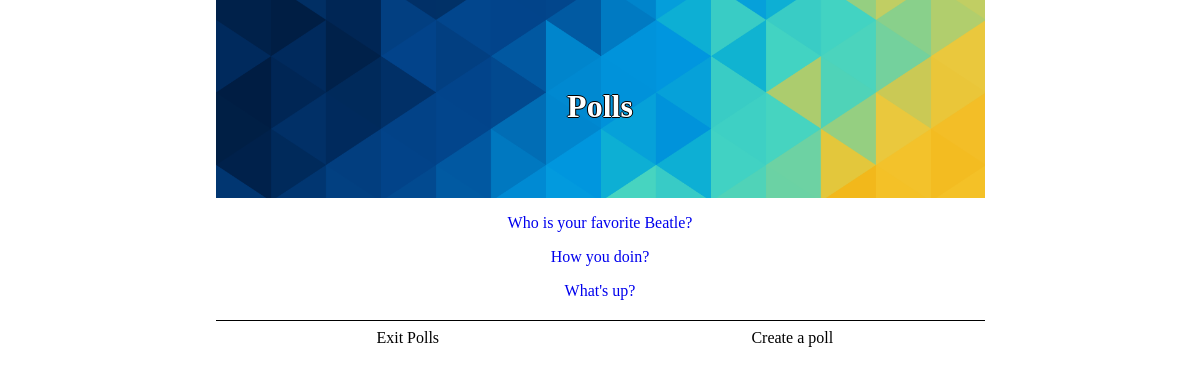
/polls/, run on an earlier commit of the app's database.
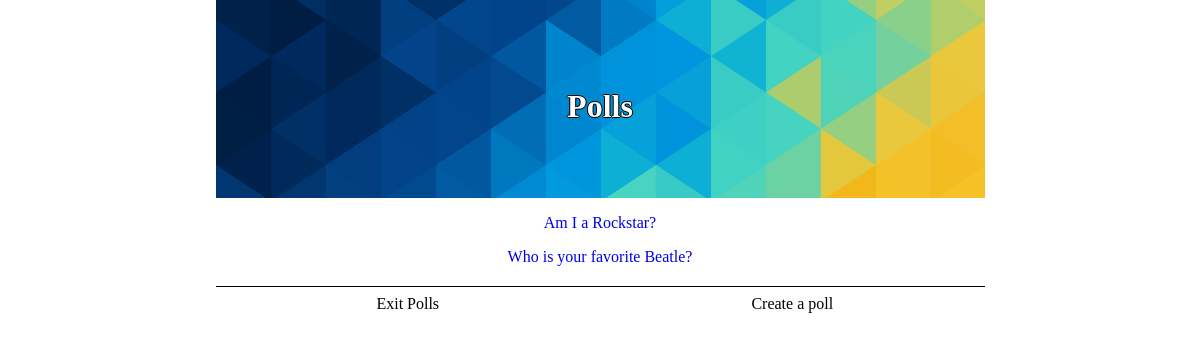
And on a later commit of the database.
### polls/models.py (models this page shows, shortened)
class Question(models.Model):
    question_text = models.CharField(max_length=200)
    pub_date = models.DateTimeField('date published')
    def was_published_recently(self):
        now=timezone.now();
        return  now-datetime.timedelta(days=1) <= self.pub_date <= now
    was_published_recently.admin_order_field = 'pub_date'
    was_published_recently.boolean = True
    was_published_recently.short_description = 'Published recently?'

### polls/views.py (the view)
class IndexView(generic.ListView):
    template_name = 'polls/index.html'
    context_object_name = 'latest_question_list'
    def get_queryset(self):
        return Question.objects.filter(pub_date__lte=timezone.now()).order_by('-pub_date')[:5]

### polls/templates/polls/index.html (shortened to what this page needs)
{% extends "polls/base.html" %}
{% load staticfiles %}
{% block header %}
    <h1>Polls</h1>
{% endblock %}
{% block container %}
    <div class="content">
        {% if latest_question_list %}
            {% for question in latest_question_list %}
                <p><a href="/polls/{{ question.id }}/">{{ question.question_text }}</a></p>
            {% endfor %}
        {% else %}
            <p>No polls are available.</p>
        {% endif %}
    </div>
{% endblock %}
{% block lAction %}
    <a class="actionButton lbutton" href="http://www.google.com">
            Exit Polls
    </a>
{% endblock %}
{% block rAction %}
    <a class="actionButton rbutton" href="/polls/create">
        <div class="">
            Create a poll
        </div>
    </a>
{% endblock %}

What changed in the data, as far as the page shows it:
removed Question: question_text "How you doin?"
removed Question: question_text "What's up?"
added Question: question_text "Am I a Rockstar?"
